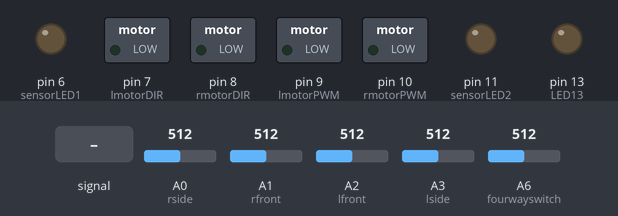
A sketch run on a simulated Arduino Nano, built with avr-gcc and run on an emulated ATmega328P. Shown: switched loads named in the sketch (green lamp = pin HIGH), output pins drawn as LEDs (lit = HIGH). The test bench sets the inputs (shaded band); at power-on: A6 (fourwayswitch) = 512, A1 (rfront) = 512, A0 (rside) = 512, A2 (lfront) = 512, A3 (lside) = 512. Pins used as bus, display or sensor lines are not drawn; what the sketch prints to the serial monitor is not drawn.

Above: at 1.2 s.
1.3 s: A6 (fourwayswitch) set to 638
2.8 s: A6 (fourwayswitch) set to 664
At 4.0 s:
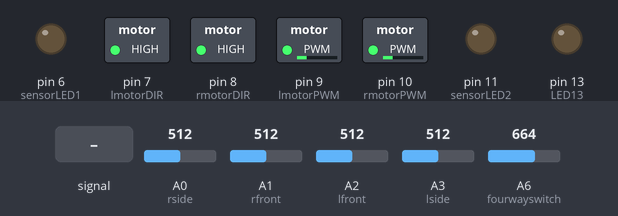
4.3 s: A1 (rfront) fed a 200 Hz sine of ±81 counts around its level
7.3 s: A1 (rfront) set to 560
At 8.4 s:
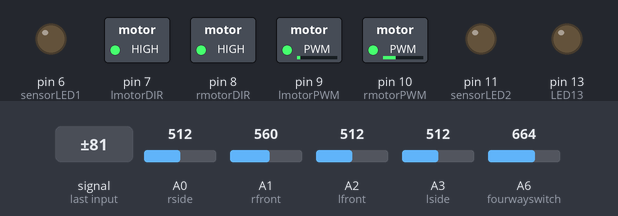
8.8 s: A1 (rfront) set to 306
At 9.8 s:
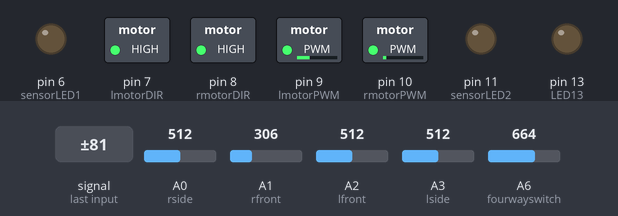
Timing chart, 0 to 11.3 s (numbered marks = the images above; inputs shaded):
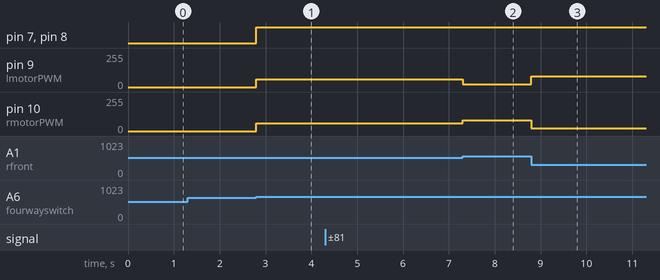

The sketch:

final_drag_and_line.ino
```cpp
// Output pins:

const int fourwayswitch = A6; // input from function switch

const int lmotorDIR = 7; // Left motor dirn input 1

const int rmotorDIR = 8; // Right motor dirn input 3

const int lmotorPWM = 9; // Left motor PWM pin

const int rmotorPWM = 10; // Right motor PWM pin

const int LED13 = 13; // ext LED Red

const int rside = A0; // left side sensor input

const int rfront = A1; // front left line sensor input

const int lfront = A2; // front right left sensor input

const int lside = A3; // right side sensor input

const int sensorLED1 = 6; // 1st diagnostic LED on sensor board

const int sensorLED2 = 11; // 2nd diagnostic LED on sensor board

const int trigger = 12; // trigger for sensor LEDs

// Inputs from among us susi baka

int switchvoltage =
    0; // analogue value coming back from reading function or 4 way switch

int fnswvalue = 0; // value (in range 0 to 16) of 4 way function switch

int rfrontsens = 0; // Right front sensor value

int lfrontsens = 0; // Left front sensor value

int rsidesens = 0; // Right side sensor value

int lsidesens = 0; // Left side sensor value

signed int sensdiff = 0; // Difference between front sensors

// Motor variables

int basespeed = 50; // Base speed

int rightspeed = 0; // Right motor speed

int leftspeed = 0; // Left motor speed

int speeddif = 20; // amount to adjust motor speed by

int straightspeed = 60;

int i = 0; // loop counter
int starttime = millis();
int howlongtime;

void functionswitch() {

  switchvoltage = analogRead(fourwayswitch);

  fnswvalue = 16;

  if (switchvoltage > 87)
    fnswvalue = fnswvalue - 1;

  if (switchvoltage > 171)
    fnswvalue = fnswvalue - 1;

  if (switchvoltage > 242)
    fnswvalue = fnswvalue - 1;

  if (switchvoltage > 310)
    fnswvalue = fnswvalue - 1;

  if (switchvoltage > 369)
    fnswvalue = fnswvalue - 1;

  if (switchvoltage > 411)
    fnswvalue = fnswvalue - 1;

  if (switchvoltage > 449)
    fnswvalue = fnswvalue - 1;

  if (switchvoltage > 492)
    fnswvalue = fnswvalue - 1;

  if (switchvoltage > 532)
    fnswvalue = fnswvalue - 1;

  if (switchvoltage > 556)
    fnswvalue = fnswvalue - 1;

  if (switchvoltage > 579)
    fnswvalue = fnswvalue - 1;

  if (switchvoltage > 601)
    fnswvalue = fnswvalue - 1;

  if (switchvoltage > 622)
    fnswvalue = fnswvalue - 1;

  if (switchvoltage > 638)
    fnswvalue = fnswvalue - 1;

  if (switchvoltage < 654)
    fnswvalue = fnswvalue - 1;

  if (switchvoltage > 654)
    fnswvalue = 0;

  if (switchvoltage > 999)
    fnswvalue = 16;
}

void motortest() {

  digitalWrite(lmotorDIR, HIGH);

  digitalWrite(rmotorDIR, HIGH);

  rightspeed = 70;

  leftspeed = 70;

  analogWrite(rmotorPWM, rightspeed); // set right motor speed

  analogWrite(lmotorPWM, leftspeed); // set left motor speed
}

void setup() {

  pinMode(lmotorDIR, OUTPUT);

  pinMode(lmotorPWM, OUTPUT);

  pinMode(rmotorDIR, OUTPUT);

  pinMode(rmotorPWM, OUTPUT);

  pinMode(LED13, OUTPUT);

  pinMode(sensorLED1, OUTPUT);

  pinMode(sensorLED2, OUTPUT);

  pinMode(trigger, OUTPUT);

  // read both line sensors then the two side sensors

  digitalWrite(trigger, HIGH);

  delayMicroseconds(150); // wait for LED to light up fully

  lfrontsens = analogRead(lfront);

  rfrontsens = analogRead(rfront);

  rsidesens = analogRead(rside); // read right side photo sensor input

  lsidesens = analogRead(lside); // read left side photo sensor input

  digitalWrite(trigger, LOW);

  Serial.begin(9600);

  switchvoltage = analogRead(fourwayswitch);

  Serial.print(" switchvoltage ");

  Serial.print(" ");

  Serial.print(switchvoltage);

  Serial.println(" ");
}

void loop()

{

  digitalWrite(trigger, HIGH);

  delayMicroseconds(150); // wait for LED to light up fully

  lfrontsens = analogRead(lfront);

  rfrontsens = analogRead(rfront);

  rsidesens = analogRead(rside); // read right side photo sensor input

  lsidesens = analogRead(lside); // read left side photo sensor input

  digitalWrite(trigger, LOW);

  functionswitch();

  if (fnswvalue == 0)
    linefollow();

  else if (fnswvalue == 8)
    dragrace();
}

void linefollow() {

  sensdiff = lfrontsens - rfrontsens;

  speeddif = 30;

  if (sensdiff == 0) {

    digitalWrite(lmotorDIR, HIGH);

    digitalWrite(rmotorDIR, HIGH);

    rightspeed = straightspeed;

    leftspeed = straightspeed;

    analogWrite(rmotorPWM, rightspeed); // set right motor speed

    analogWrite(lmotorPWM, leftspeed); // set left motor speed

  } else if (sensdiff < 0) {

    digitalWrite(lmotorDIR, HIGH);

    digitalWrite(rmotorDIR, HIGH);

    rightspeed = basespeed + speeddif;

    leftspeed = basespeed - speeddif;

    analogWrite(rmotorPWM, rightspeed); // set right motor speed

    analogWrite(lmotorPWM, leftspeed); // set left motor speed

  } else if (sensdiff > 0) {

    digitalWrite(lmotorDIR, HIGH);

    digitalWrite(rmotorDIR, HIGH);

    rightspeed = basespeed - speeddif;

    leftspeed = basespeed + speeddif;

    analogWrite(rmotorPWM, rightspeed); // set right motor speed

    analogWrite(lmotorPWM, leftspeed); // set left motor speed
  }
}

void dragrace() {
  Serial.print("drag race");
  howlongtime = millis();
  sensdiff = lfrontsens - rfrontsens;

  speeddif = 30;

  while (howlongtime - starttime > 1000 and rsidesens < 650 and
         lsidesens < 550) {
    rightspeed = 0;
    leftspeed = 0;
    break;
  }

  if (sensdiff == 0) {

    digitalWrite(lmotorDIR, HIGH);

    digitalWrite(rmotorDIR, HIGH);

    rightspeed = straightspeed;

    leftspeed = straightspeed;

    analogWrite(rmotorPWM, rightspeed); // set right motor speed

    analogWrite(lmotorPWM, leftspeed); // set left motor speed

  } else if (sensdiff < 0) {

    digitalWrite(lmotorDIR, HIGH);

    digitalWrite(rmotorDIR, HIGH);

    rightspeed = basespeed + speeddif;

    leftspeed = basespeed - speeddif;
    analogWrite(rmotorPWM, rightspeed); // set right motor speed
    analogWrite(lmotorPWM, leftspeed);  // set left motor speed
  } else if (sensdiff > 0) {

    digitalWrite(lmotorDIR, HIGH);

    digitalWrite(rmotorDIR, HIGH);

    rightspeed = basespeed - speeddif;

    leftspeed = basespeed + speeddif;

    analogWrite(rmotorPWM, rightspeed); // set right motor speed

    analogWrite(lmotorPWM, leftspeed); // set left motor speed
  }
}

void phototest() {

  Serial.print("LS ");

  Serial.print(lsidesens); // send photo sensor values to serial monitor

  Serial.print(" LF ");

  Serial.print(lfrontsens);

  Serial.print(" RF ");

  Serial.print(rfrontsens); // dun dun dun dun dun dun dun dun dun dun dun dun
                            // dun dun dun dun dun dun dun dun dun dun dun dun
                            // dun dun dun dun dun dun

  Serial.print(" RS ");

  Serial.print(rsidesens);

  Serial.println(" ");

  delay(100);
}

void switchread()

{

  switchvoltage = analogRead(fourwayswitch); //*windows xp noises*

  Serial.print(" switchvoltage ");

  Serial.print(" ");

  Serial.print(switchvoltage);

  Serial.println(" ");

  if (switchvoltage > 654)
    fnswvalue = 0;

  if (switchvoltage > 999)
    fnswvalue = 16;
}

// koomalala koomalala koomala savesta
```

Measured:
- the behaviour switches between 654 and 655 on A6 (fourwayswitch) (found by bisection; images 0 and 1)
- after the input at 1.3 s, every drawn part: stays the same
- after the input at 2.8 s, pin 7 (lmotorDIR), pin 8 (rmotorDIR): LOW → HIGH at once; pin 9 (lmotorPWM), pin 10 (rmotorPWM): 0/255 → 60/255 at once
- after the input at 7.3 s, pin 9 (lmotorPWM): 60/255 → 20/255 at once; pin 10 (rmotorPWM): 60/255 → 80/255 at once
- after the input at 8.8 s, pin 9 (lmotorPWM): 20/255 → 80/255 at once; pin 10 (rmotorPWM): 80/255 → 20/255 at once
